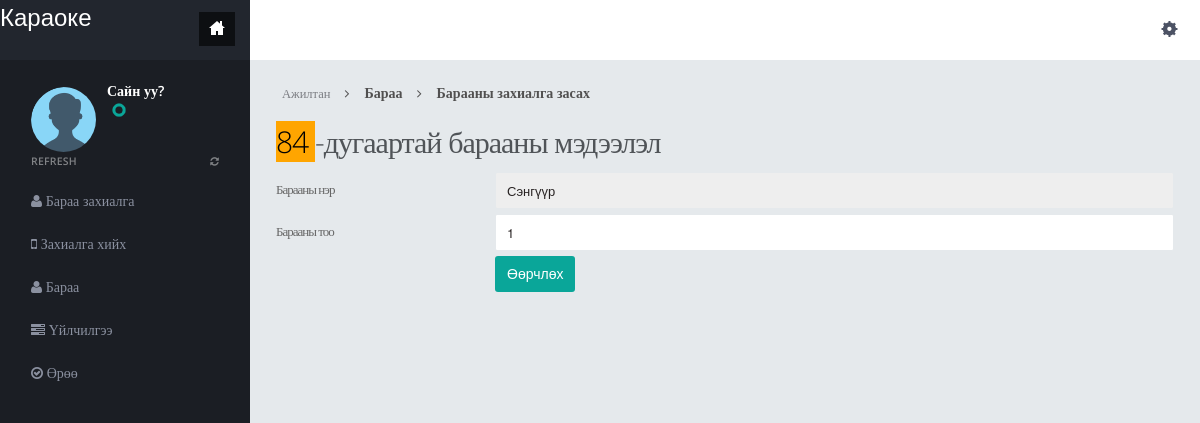
The page /edit-product-order.php?id=84 on the database its author committed.
### tables this page shows
CREATE TABLE `productlist` (
  `ProductListID` int(11) NOT NULL,
  `OrderID` int(11) NOT NULL,
  `ProductNames` text DEFAULT NULL,
  `WorkerName` varchar(500) DEFAULT NULL,
  `ProductDate` time NOT NULL,
  `Quantity` int(255) NOT NULL,
  `Amount` varchar(255) DEFAULT NULL
);

### edit-product-order.php (the view, shortened to what this page needs)
<?php
include("dbconnection.php");
?>
<!DOCTYPE html>
<html>
<head>
<link href="assets/plugins/pace/pace-theme-flash.css" rel="stylesheet" type="text/css" media="screen"/>
<link href="assets/plugins/bootstrap-wysihtml5/bootstrap-wysihtml5.css" rel="stylesheet" type="text/css"/>
<link href="assets/plugins/boostrapv3/css/bootstrap.min.css" rel="stylesheet" type="text/css"/>
<link href="assets/plugins/boostrapv3/css/bootstrap-theme.min.css" rel="stylesheet" type="text/css"/>
<link href="assets/plugins/font-awesome/css/font-awesome.css" rel="stylesheet" type="text/css"/>
<link href="assets/css/animate.min.css" rel="stylesheet" type="text/css"/>
<link href="assets/plugins/jquery-scrollbar/jquery.scrollbar.css" rel="stylesheet" type="text/css"/>
<link href="assets/css/style.css" rel="stylesheet" type="text/css"/>
<link href="assets/css/responsive.css" rel="stylesheet" type="text/css"/>
<link href="assets/css/custom-icon-set.css" rel="stylesheet" type="text/css"/>
</head>
<body class="">
<?php include("header.php");?>
<div class="page-container row">
  <?php include("leftbar.php");?>
    </div>
  </div>
  <div class="page-content">
    <div class="content">
      <ul class="breadcrumb">
        <li>
          <p>Ажилтан</p>
        </li>
        <li><a href="#" class="active">Бараа</a></li>
        <li><a href="#" class="active">Барааны захиалга засах</a></li>
      </ul>
		<div class="page-title">
          <?php $rt=mysqli_query($con,"select * from productlist where ProductListID='".$_GET['id']."'");
			  while($rw=mysqli_fetch_array($rt))
			  {?>
			<h2><span style="color: black; background:orange;">
      <?php echo htmlspecialchars($rw['ProductListID']);?>
      </span>  -дугаартай барааны мэдээлэл</h2>
                        <form name="muser" method="post" action="" enctype="multipart/form-data">
                     <table width="100%" border="0">
  <tr>
    <td height="42">Барааны нэр</td>
    <td><input type="text" name="name" id="altemail" value="<?php echo htmlspecialchars($rw['ProductNames']);?>" class="form-control" readonly></td>
  </tr>
  <tr>
  <tr>
    <td height="42">Барааны тоо</td>
    <td><input type="text" name="quantity" id="altemail" value="<?php echo htmlspecialchars($rw['Quantity']);?>" class="form-control"></td>
  </tr>
  <tr>
    <td>&nbsp;</td>
    <td height="42">
                          <button type="submit" name="update" class="btn btn-primary">Өөрчлөх</button></td>
  </tr>
  <tr>
    <td>&nbsp;</td>
    <td>&nbsp;</td>
  </tr>
</table>
<?php } ?>
</form>
</div>
  </div>
  </div>
</div>
</body>
</html>

### assets/css/responsive.css (style rules this page uses)
@media (min-width: 980px) { .page-content { margin-left: 250px; min-height: 100%; } }

### rows shown on the page
productlist: ProductListID "84", name "Сэнгүүр", quantity "1"
